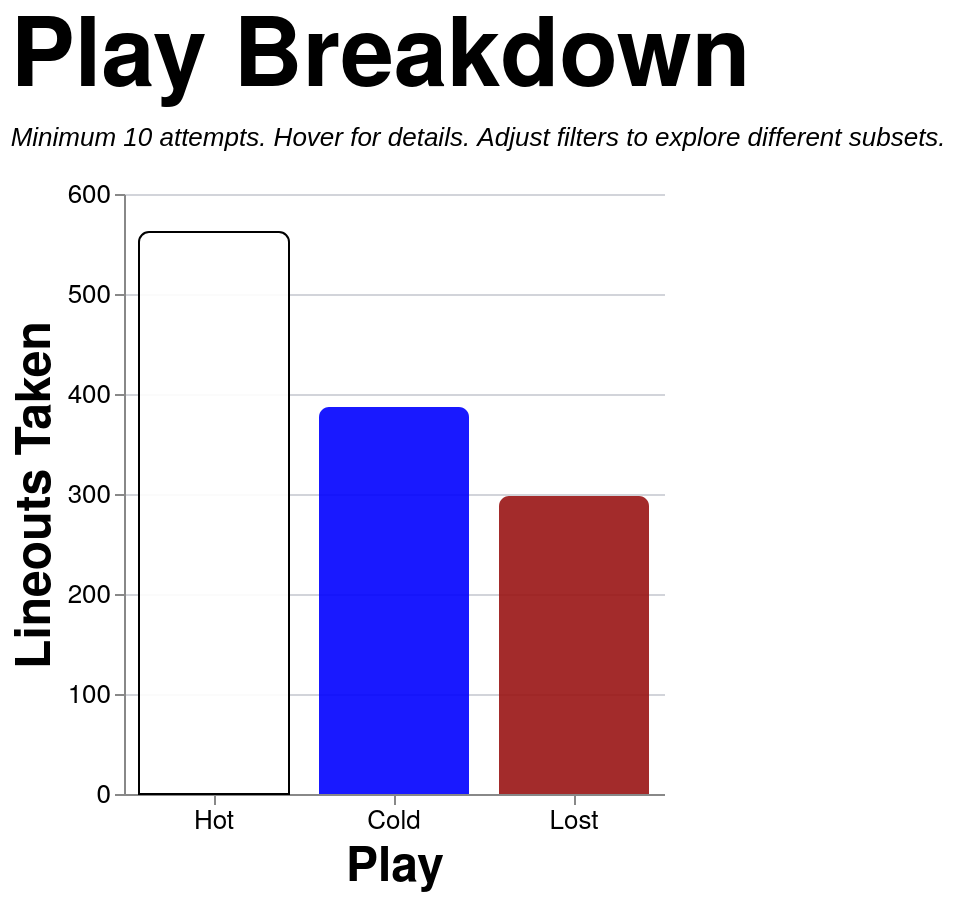

Vega-Lite specification for this chart:
### Vega-Lite specification from a JSON file in a GitHub repository (floating-point values rounded to 4 significant figures; data arrays with more than 128 entries replaced by an {"elided": "..."} marker saying what was removed)
{"config": {"axis": {"labelFont": "PT Sans Narrow, Helvetica Neue, Helvetica, Arial, sans-serif", "titleFont": "PT Sans Narrow, Helvetica Neue, Helvetica, Arial, sans-serif", "labelFontSize": 13, "titleFontSize": 24, "gridColor": "#202947", "gridOpacity": 0.2, "zindex": 1}, "text": {"font": "Lato, sans-serif"}, "bar": {"cornerRadiusEnd": 5}, "header": {"labelFont": "PT Sans Narrow, Helvetica Neue, Helvetica, Arial, sans-serif", "titleFont": "PT Sans Narrow, Helvetica Neue, Helvetica, Arial, sans-serif", "labelFontSize": 24, "titleFontSize": 28, "labelFontWeight": "bold", "orient": "left"}, "legend": {"labelFont": "PT Sans Narrow, Helvetica Neue, Helvetica, Arial, sans-serif", "titleFont": "PT Sans Narrow, Helvetica Neue, Helvetica, Arial, sans-serif", "labelFontSize": 14, "titleFontSize": 16, "titlePadding": 5, "fillColor": "white", "strokeColor": "black", "padding": 10, "titleFontWeight": "lighter", "titleFontStyle": "italic", "titleColor": "gray", "offset": 10}, "title": {"font": "PT Sans Narrow, Helvetica Neue, Helvetica, Arial, sans-serif", "fontSize": 48, "fontWeight": "bold", "anchor": "start", "align": "center", "titlePadding": 20, "subtitlePadding": 10, "subtitleFontSize": 13, "subtitleColor": "", "subtitleFontStyle": "italic", "offset": 15, "color": "black"}, "axisX": {"labelAngle": 0}, "facet": {"title": null, "header": null, "align": {"row": "each", "column": "each"}, "spacing": 10}, "resolve": {"scale": {"y": "independent", "facet": "independent"}}, "background": "transparent", "scale": {"offsetBandPaddingOuter": 0.2, "offsetBandPaddingInner": 0.1}, "view": {"stroke": null, "background": "transparent"}}, "data": {"name": "data-b2c02452f1faf29dc3194a8e8485b48f"}, "mark": {"type": "bar", "opacity": 0.9, "size": 75}, "encoding": {"color": {"field": "play", "legend": null, "scale": {"domain": ["Hot", "Cold", "Lost"], "range": ["white", "blue", "#991515"]}, "type": "nominal"}, "stroke": {"field": "play", "legend": null, "scale": {"domain": ["Hot", "Cold", "Lost"], "range": ["black", "transparent", "transparent"]}, "type": "nominal"}, "tooltip": [{"field": "play", "title": "Play", "type": "nominal"}, {"field": "attempts", "format": ",.0f", "title": "Attempts", "type": "quantitative"}, {"field": "won", "format": ",.0f", "title": "Won", "type": "quantitative"}, {"field": "success_rate", "format": ".1%", "title": "Success Rate", "type": "quantitative"}], "x": {"axis": {"labelAngle": 0}, "field": "play", "sort": ["Hot", "Cold", "Lost"], "title": "Play", "type": "nominal"}, "y": {"field": "attempts", "title": "Lineouts Taken", "type": "quantitative"}}, "height": 300, "params": [{"name": "loSquad", "value": "All"}, {"name": "loSeason", "value": "All"}, {"name": "loGameType", "value": "All"}, {"name": "loThrower", "value": "All"}, {"name": "loJumper", "value": "All"}, {"name": "loArea", "value": "All"}, {"name": "loNumbers", "value": "All"}], "title": {"text": "Play Breakdown", "subtitle": "Minimum 10 attempts. Hover for details. Adjust filters to explore different subsets."}, "transform": [{"filter": "(loSquad == 'All' || datum.squad == loSquad) && (loSeason == 'All' || datum.season == loSeason) && (loGameType == 'All' || (loGameType == 'League + Cup' && (datum.game_type == 'League' || datum.game_type == 'Cup')) || (loGameType == 'League only' && datum.game_type == 'League') || datum.game_type == loGameType) && (loThrower == 'All' || datum.thrower == loThrower) && (loJumper == 'All' || datum.jumper == loJumper) && (loArea == 'All' || datum.area == loArea) && (loNumbers == 'All' || datum.numbers == loNumbers)"}, {"aggregate": [{"op": "count", "as": "attempts"}, {"op": "sum", "field": "won", "as": "won"}], "groupby": ["play"]}, {"filter": "datum.attempts >= 10"}, {"calculate": "datum.won / datum.attempts", "as": "success_rate"}], "width": {"step": 90}, "$schema": "https://vega.github.io/schema/vega-lite/v5.20.1.json", "datasets": {"data-b2c02452f1faf29dc3194a8e8485b48f": {"elided": "1247 records"}}}
